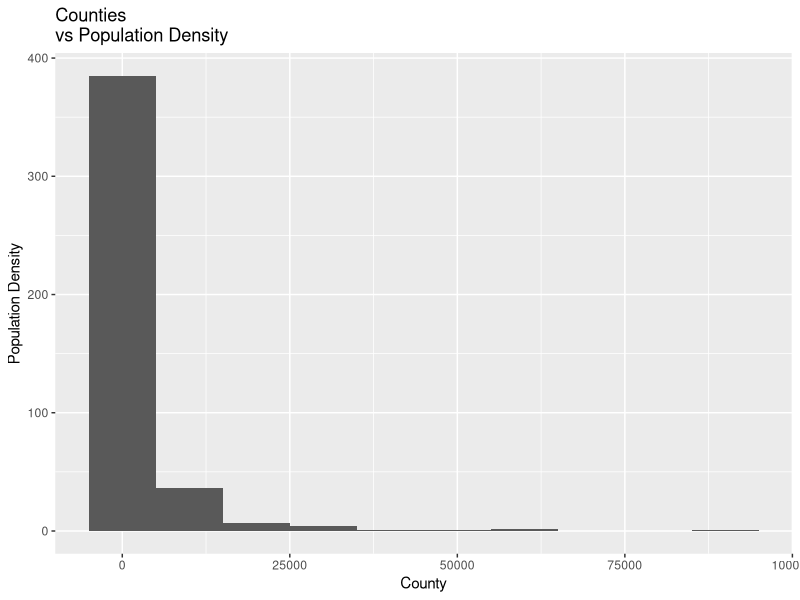
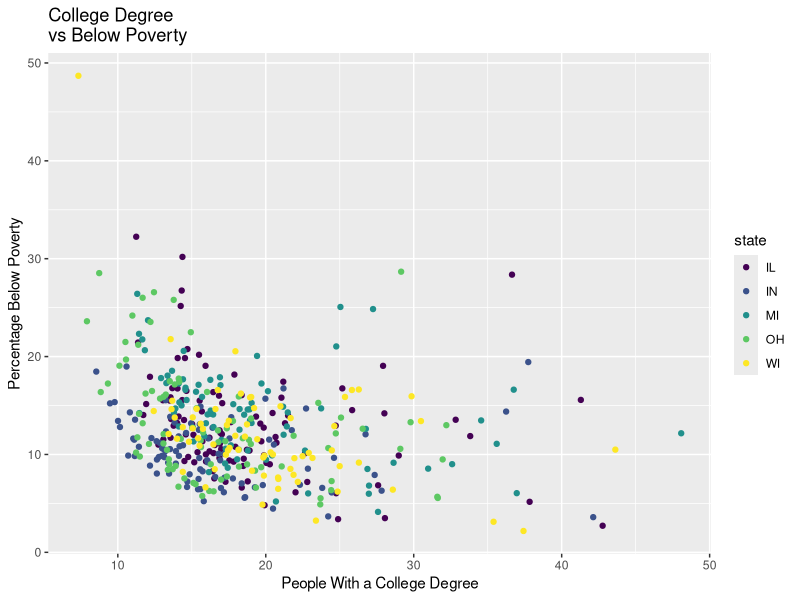
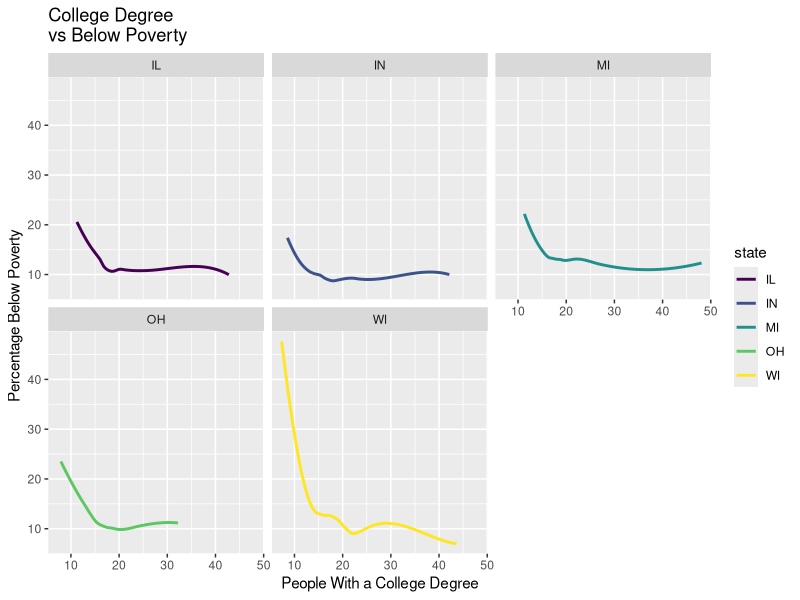
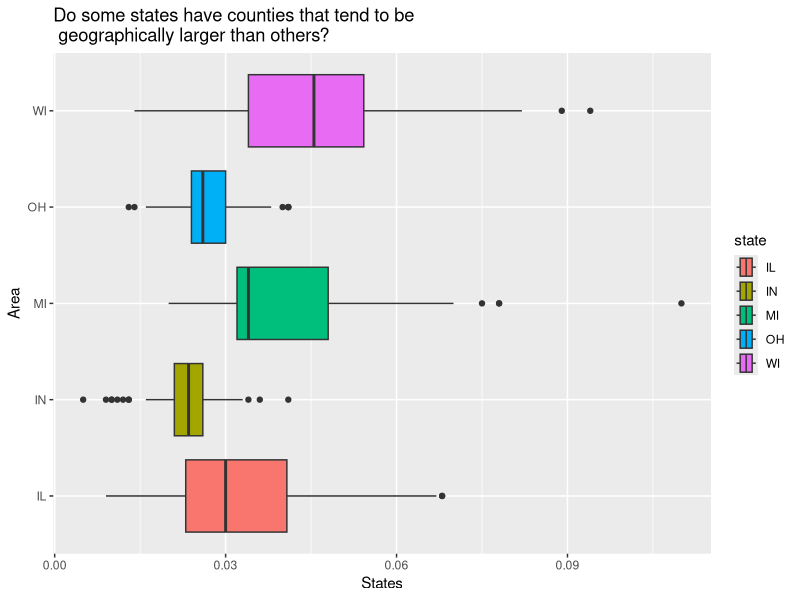
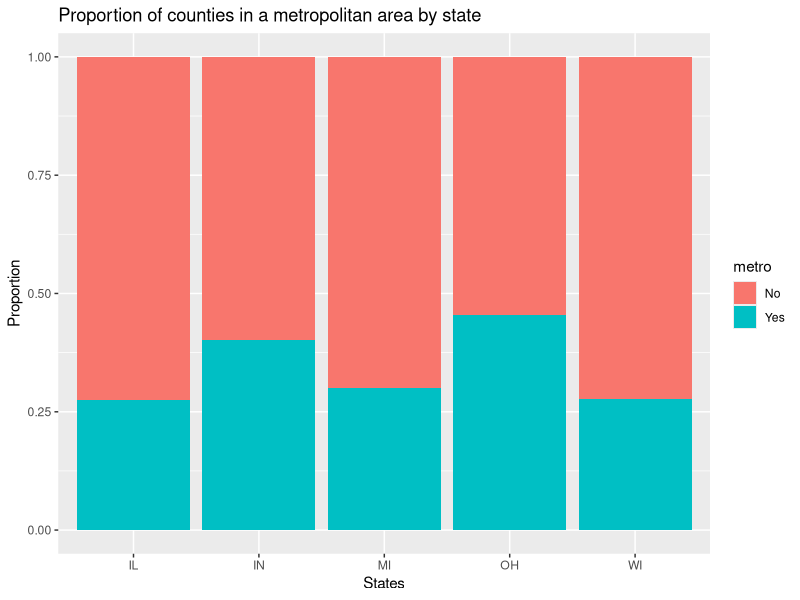
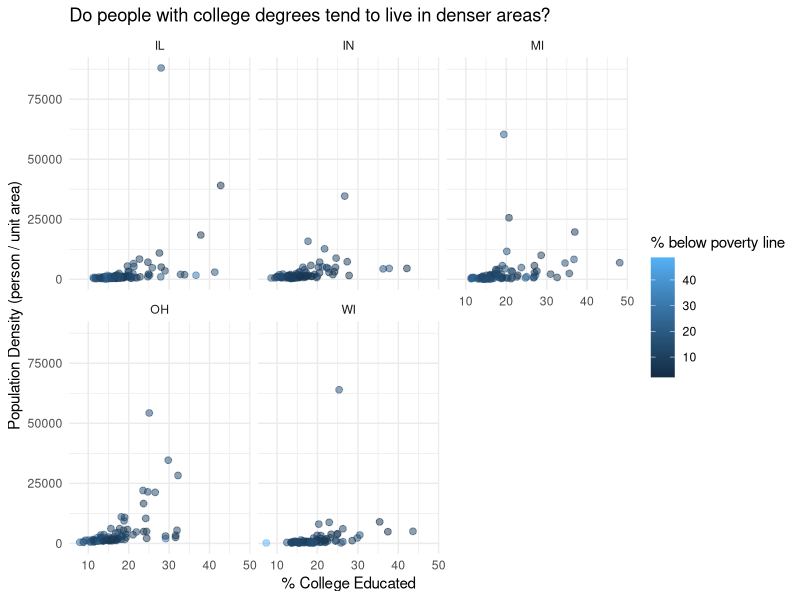

These figures' R source, in order:
## ---- chunk 1
#| label: load-packages
#| message: false

library(tidyverse)
library(viridis)
## ---- chunk 2
ggplot(data = midwest, mapping = aes(x = popdensity)) + 
  geom_histogram(binwidth = 10000) +
  labs(x = "County", 
       y = "Population Density", 
       title = "Counties \nvs Population Density")
## ---- chunk 3
ggplot(data = midwest, 
       mapping = aes(x = percollege, y = percbelowpoverty , color = state)) +
  scale_color_viridis_d() + 
  geom_point() +
  labs(x = "People With a College Degree", 
       y = "Percentage Below Poverty", 
       title = "College Degree \nvs Below Poverty")
## ---- chunk 4
ggplot(data = midwest, 
       mapping = aes(x = percollege, y = percbelowpoverty , color = state)) +
  scale_color_viridis_d() + 
   facet_wrap("state") +
  geom_smooth(se = FALSE) +
  labs(x = "People With a College Degree", 
       y = "Percentage Below Poverty", 
       title = "College Degree \nvs Below Poverty")
## ---- chunk 5
ggplot(data = midwest, 
       mapping = aes(x = area, y = state, fill = state)) +
  scale_color_viridis_d() +
  geom_boxplot() +
  labs(x = "States", 
       y = "Area", 
       title = "Do some states have counties that tend to be\n geographically larger than others?")
## ---- chunk 6
midwest <- midwest |>
  mutate(metro = if_else(inmetro == 1, "Yes", "No"))
ggplot(data = midwest, 
       mapping = aes(x = state, fill = metro)) +
  scale_color_viridis_d() +
  geom_bar(position = "fill") +
  labs(x = "States", 
       y = "Proportion", 
       title = "Proportion of counties in a metropolitan area by state")
## ---- chunk 7
ggplot(data = midwest, 
       mapping = aes(x= percollege, y = popdensity, color = percbelowpoverty)) +
  geom_point(alpha = .5, size = 2) +
  labs( color = "% below poverty line", x = "% College Educated", 
       y = "Population Density (person / unit area)", 
       title = "Do people with college degrees tend to live in denser areas?") +
  facet_wrap(~state) +
  theme_minimal() 
